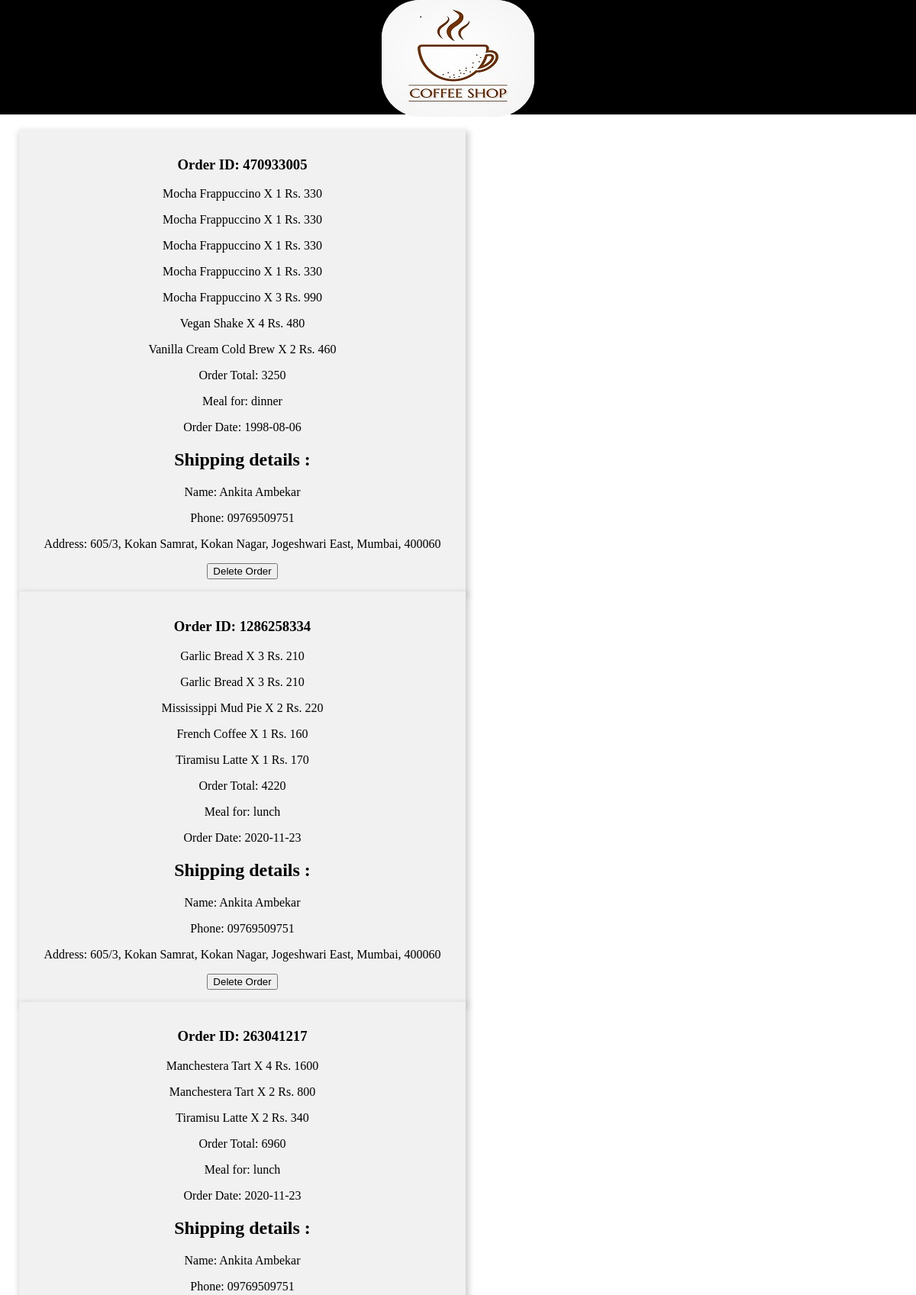
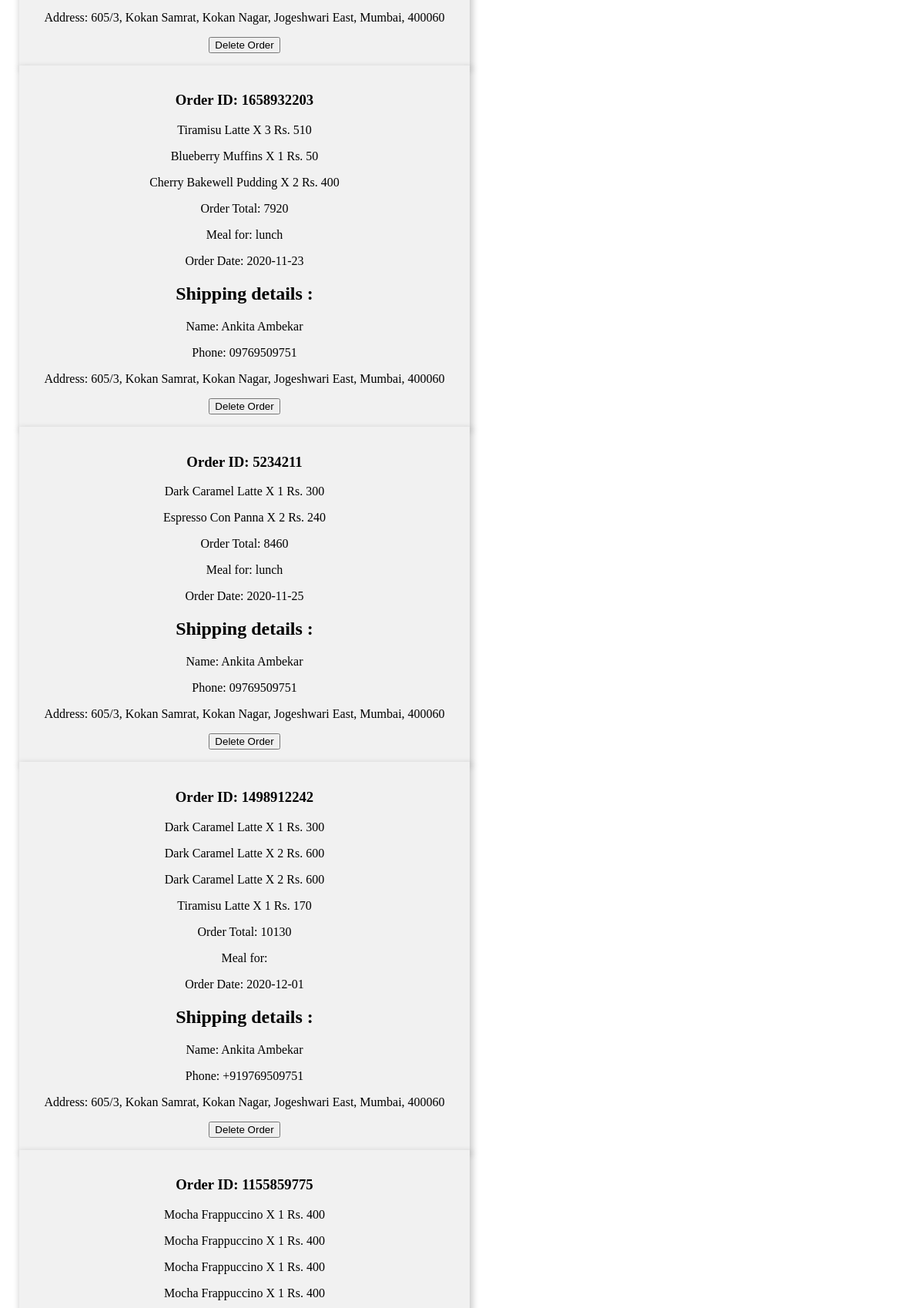
Screenshot of /try.php (upper part) with the database file from the repository (2 pictures, top to bottom).
### tables this page shows
CREATE TABLE `order` (
  `indx` int(7) NOT NULL,
  `id` text NOT NULL,
  `user` text NOT NULL,
  `name` text NOT NULL,
  `phone` text NOT NULL,
  `address` text NOT NULL,
  `date` text NOT NULL,
  `time` text NOT NULL,
  `dish` text NOT NULL,
  `price` text NOT NULL,
  `qty` int(5) NOT NULL,
  `order_time` timestamp NOT NULL DEFAULT current_timestamp()
);

### try.php (the view, shortened to what this page needs)
<!DOCTYPE html>
<html>
<head>
</head>
<body>
	<div id="header">
		<center><img src="logof.jpg" alt="adminlogo" id="adminlogo">
		</center>
	</div>
<div class='container'>
  <?php
include('db.php');
$q="select distinct id,time,name,date,phone,address from `order`";
$res=mysqli_query($con,$q);
$tot=0;
while($r1=mysqli_fetch_assoc($res)){
  $id=$r1['id'];
  $q2="select * from `order` where id='$id'";
  $res2=mysqli_query($con,$q2);
  ?>
<div class="row">
  <div class="column">
    <div class="card">
      <h3>Order ID: <?php echo $id;?></h3>
      <?php
      while($r2=mysqli_fetch_assoc($res2)){
        ?>
      <p><?php echo $r2['dish'];?><?php echo ' X '.$r2['qty'];?><?php echo ' Rs. '.$r2['price']*$r2['qty'];?></p>
    <?php $tot+=$r2['price']*$r2['qty'];}?>
    <p>Order Total: <?php echo $tot;?></p>
      <p>Meal for: <?php echo $r1['time'];?></p>
      <p>Order Date: <?php echo $r1['date'];?></p>
      <h2>Shipping details : </h2>
      <p>Name: <?php echo $r1['name'];?></p>
      <p>Phone: <?php echo $r1['phone'];?></p>
      <p>Address: <?php echo $r1['address'];?></p>
    <button onclick="del(<?php echo $id;?>)">Delete Order</button>
    </div>
  </div>
</div>
<?php } ?>
</div>
</body>
</html>
<head></head>

### try.php (style rules this page uses)
body { margin: 0px; border: 0px; }
#header { width: 100%; height: 150px; background: black; color: white; }
#adminlogo { background: white; border-radius: 50px; }
.container { margin: 20px; }
.column { float: left; width: 50%; padding: 0 10px; }
.row { margin: 0 -5px; }
.row:after { content: ""; display: table; clear: both; }
.card { box-shadow: 2px 4px 8px 2px rgba(0, 0, 0, 0.2); padding: 16px; text-align: center; background-color: #f1f1f1; }

### rows the page displays
order: dish "Mocha Frappuccino", qty "1", $r2['price']*$r2['qty'] "330"
order: dish "Mocha Frappuccino", qty "1", $r2['price']*$r2['qty'] "330"
order: dish "Mocha Frappuccino", qty "1", $r2['price']*$r2['qty'] "330"
order: dish "Mocha Frappuccino", qty "1", $r2['price']*$r2['qty'] "330"
order: dish "Mocha Frappuccino", qty "3", $r2['price']*$r2['qty'] "990"
order: dish "Vegan Shake", qty "4", $r2['price']*$r2['qty'] "480"
order: dish "Vanilla Cream Cold Brew", qty "2", $r2['price']*$r2['qty'] "460"
order: dish "Garlic Bread", qty "3", $r2['price']*$r2['qty'] "210"
order: dish "Garlic Bread", qty "3", $r2['price']*$r2['qty'] "210"
order: dish "Mississippi Mud Pie", qty "2", $r2['price']*$r2['qty'] "220"
order: dish "French Coffee", qty "1", $r2['price']*$r2['qty'] "160"
order: dish "Tiramisu Latte", qty "1", $r2['price']*$r2['qty'] "170"
order: dish "Manchestera Tart", qty "4", $r2['price']*$r2['qty'] "1600"
order: dish "Manchestera Tart", qty "2", $r2['price']*$r2['qty'] "800"
order: dish "Tiramisu Latte", qty "2", $r2['price']*$r2['qty'] "340"
order: dish "Tiramisu Latte", qty "3", $r2['price']*$r2['qty'] "510"
order: dish "Blueberry Muffins", qty "1", $r2['price']*$r2['qty'] "50"
order: dish "Cherry Bakewell Pudding", qty "2", $r2['price']*$r2['qty'] "400"
order: dish "Dark Caramel Latte", qty "1", $r2['price']*$r2['qty'] "300"
order: dish "Espresso Con Panna", qty "2", $r2['price']*$r2['qty'] "240"
order: dish "Dark Caramel Latte", qty "1", $r2['price']*$r2['qty'] "300"
order: dish "Dark Caramel Latte", qty "2", $r2['price']*$r2['qty'] "600"
order: dish "Dark Caramel Latte", qty "2", $r2['price']*$r2['qty'] "600"
order: dish "Tiramisu Latte", qty "1", $r2['price']*$r2['qty'] "170"
order: dish "Mocha Frappuccino", qty "1", $r2['price']*$r2['qty'] "400"
order: dish "Mocha Frappuccino", qty "1", $r2['price']*$r2['qty'] "400"
order: dish "Mocha Frappuccino", qty "1", $r2['price']*$r2['qty'] "400"
order: dish "Mocha Frappuccino", qty "1", $r2['price']*$r2['qty'] "400"

### other values shown
$id "470933005"
$tot "3250"
$r1['time'] "dinner"
$r1['date'] "1998-08-06"
$r1['name'] "Ankita Ambekar"
$r1['phone'] "09769509751"
$r1['address'] "605/3, Kokan Samrat, Kokan Nagar, Jogeshwari East, Mumbai, 400060"
$id "1286258334"
$tot "4220"
$r1['time'] "lunch"
$r1['date'] "2020-11-23"
$id "263041217"
$tot "6960"
$id "1658932203"
$tot "7920"
